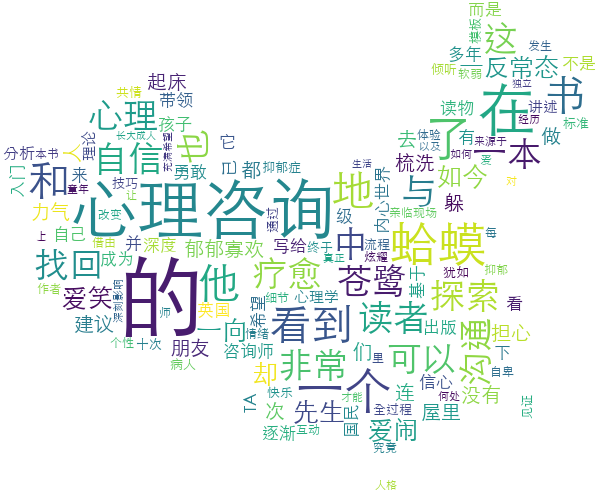

The Python source for this figure:
import jieba
import matplotlib.pyplot as plt
from wordcloud import WordCloud


class WordCloudClass:

    def __init__(self, filepath, background=None):
        self.filepath = filepath
        if background is None:
            self.mask = None
        else:
            self.mask = plt.imread(background)

    def get_text(self):
        """获取生成词云的文本内容"""
        with open(self.filepath, 'r', encoding='utf-8') as f:
            content = f.read()
        return content

    def text_process(self):
        """对文本内容进行分词处理"""
        text_list = jieba.lcut(self.get_text())
        text = ' '.join(text_list)
        return text

    def generate_pic(self):
        """生成词云图片"""
        # 中文字体需要更换
        wc = WordCloud(font_path='/System/Library/Fonts/STHeiti Light.ttc',
                       background_color='white',
                       mask=self.mask
                       )
        my_wordCloud = wc.generate(self.text_process())
        plt.imshow(my_wordCloud)
        plt.axis('off')
        plt.show()
        my_wordCloud.to_file("wordCloud.png")


if __name__ == '__main__':
    path = 'wordCloud.txt'
    background_path = 'pic.jpeg'

    # a = WordCloudClass(path)
    a = WordCloudClass(path, background_path)
    a.generate_pic()
